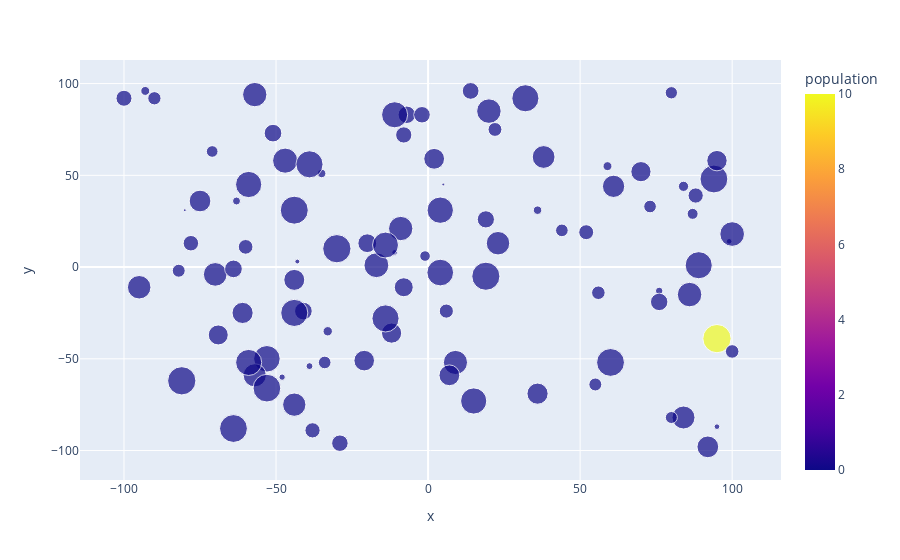

Notebook code cell kept with this figure:
### Markdown cell above
Now we can create and visualize our universum.

### Code cell
universum = Universum(100)

universum.visualize()

### Figure 1 — Plotly figure (JSON) as saved in the notebook; plotly's stock layout.template omitted (floating-point values rounded to 4 significant figures)
{"data": [{"customdata": [["Terra"], ["06ACYB"], ["FTVECP"], ["GZRK3I"], ["SNJCBU"], ["YXZR4A"], ["X1CRA4"], ["X93LKZ"], ["QU5ZI4"], ["Z6XAQW"], ["30Y0RE"], ["ZAW4TA"], ["6PJFGV"], ["UZWTB7"], ["F12U2O"], ["LRG5WZ"], ["X53DNZ"], ["QWGZHI"], ["TAPV47"], ["WLSL33"], ["F9QMHZ"], ["EQL5DV"], ["CMNDUV"], ["LOAT4S"], ["DK57MG"], ["U8JC8Z"], ["STXMZY"], ["MFIR3I"], ["8XC3BB"], ["VDF4SC"], ["LJ804R"], ["IY7S93"], ["NK8MKS"], ["TQKVMX"], ["OCUKND"], ["BFPGL0"], ["5X6KI5"], ["ANLB61"], ["FJ8HMF"], ["HE5WXK"], ["49Z3NF"], ["AKNVQT"], ["WSYSCX"], ["IVQQ9F"], ["FLLVAV"], ["N1U4A9"], ["UOQ1BW"], ["D7UTDD"], ["8026HI"], ["HZBKUP"], ["M7V194"], ["WIOROG"], ["5RLXQN"], ["DX1O5N"], ["1TYAOF"], ["39VKNP"], ["SEIONA"], ["BVYFOL"], ["OO8JSK"], ["JU2Z54"], ["IHNC6X"], ["BJTEDO"], ["9MWXNL"], ["HB17VN"], ["TQF2JM"], ["HVUPPB"], ["4WYB4P"], ["CMP9H7"], ["V0ZHD9"], ["9YFXZ6"], ["LAL9AT"], ["ABAG68"], ["8IGHQS"], ["CC9A6A"], ["S13SFX"], ["KDYYII"], ["HAH9I0"], ["67U7VF"], ["U6OSQ2"], ["V1P7KT"], ["T8OG42"], ["1ZHBRM"], ["YENXCB"], ["81QCQ3"], ["QJNFBB"], ["VLSRBU"], ["BLT9VI"], ["6KRJ7K"], ["O5QRVK"], ["KERT61"], ["IX1086"], ["WR9K0S"], ["6E1R2F"], ["13I34C"], ["YF2ZOO"], ["WJZ5J2"], ["PLDXY5"], ["NS7I9N"], ["91THCK"], ["HC5CJF"]], "hoverlabel": {"namelength": 0}, "hovertemplate": "x=%{x}<br>y=%{y}<br>habitability=%{marker.size}<br>name=%{customdata[0]}<br>population=%{marker.color}", "legendgroup": "", "marker": {"color": [10, 0, 0, 0, 0, 0, 0, 0, 0, 0, 0, 0, 0, 0, 0, 0, 0, 0, 0, 0, 0, 0, 0, 0, 0, 0, 0, 0, 0, 0, 0, 0, 0, 0, 0, 0, 0, 0, 0, 0, 0, 0, 0, 0, 0, 0, 0, 0, 0, 0, 0, 0, 0, 0, 0, 0, 0, 0, 0, 0, 0, 0, 0, 0, 0, 0, 0, 0, 0, 0, 0, 0, 0, 0, 0, 0, 0, 0, 0, 0, 0, 0, 0, 0, 0, 0, 0, 0, 0, 0, 0, 0, 0, 0, 0, 0, 0, 0, 0, 0], "coloraxis": "coloraxis", "size": [100, 44, 88, 4, 73, 59, 69, 51, 67, 37, 56, 99, 68, 75, 38, 6, 89, 45, 87, 92, 97, 69, 11, 32, 0, 29, 27, 25, 76, 52, 21, 3, 85, 66, 4, 77, 96, 62, 50, 35, 20, 86, 4, 10, 18, 79, 86, 34, 1, 9, 14, 23, 30, 59, 51, 74, 54, 29, 34, 85, 84, 74, 5, 28, 100, 7, 65, 92, 21, 20, 20, 97, 100, 9, 54, 92, 92, 23, 8, 70, 1, 39, 15, 24, 38, 53, 33, 75, 39, 92, 19, 97, 56, 13, 22, 55, 10, 17, 39, 98], "sizemode": "area", "sizeref": 0.25, "symbol": "circle"}, "mode": "markers", "name": "", "showlegend": false, "type": "scatter", "x": [95, -20, -53, 99, 9, 92, -95, 70, -57, 19, 36, 19, -44, 86, -7, -39, 4, -8, 4, 32, 94, 23, -33, -100, -81, -38, -60, 6, 100, 95, -82, -43, -11, 84, 95, -17, -53, 61, -69, 14, 73, -59, -11, -93, 80, -47, 15, -29, 5, -35, -1, 56, -78, -75, -12, -9, 7, 88, -2, -59, -14, -57, -48, 52, -81, 76, 38, -39, 55, 44, -34, -64, -30, 36, 2, 89, -14, 100, -63, -70, -80, -64, 87, 22, 76, -21, -8, 20, -41, -44, 80, 60, -61, 84, -90, -44, 59, -71, -51, -44], "xaxis": "x", "y": [-39, 13, -50, 14, -52, -98, -11, 52, -59, 26, -69, -5, -75, -15, 83, -54, -3, -11, 31, 92, 48, 13, -35, 92, 82, -89, 11, -24, 18, 58, -2, 3, 83, -82, -87, 1, -66, 44, -37, 96, 33, 45, 8, 96, -82, 58, -73, -96, 45, 51, 6, -14, 13, 36, -36, 21, -59, 39, 83, -52, 12, 94, -60, 19, -62, -13, 60, 56, -64, 20, -52, -88, 10, 31, 59, 1, -28, -46, 36, -4, 31, -1, 29, 75, -19, -51, 72, 85, -24, -25, 95, -52, -25, 44, 92, -7, 55, 63, 73, 31], "yaxis": "y"}], "layout": {"coloraxis": {"colorbar": {"title": {"text": "population"}}, "colorscale": [[0, "#0d0887"], [0.1111, "#46039f"], [0.2222, "#7201a8"], [0.3333, "#9c179e"], [0.4444, "#bd3786"], [0.5556, "#d8576b"], [0.6667, "#ed7953"], [0.7778, "#fb9f3a"], [0.8889, "#fdca26"], [1, "#f0f921"]]}, "legend": {"itemsizing": "constant", "tracegroupgap": 0}, "margin": {"t": 60}, "xaxis": {"anchor": "y", "domain": [0, 1], "title": {"text": "x"}}, "yaxis": {"anchor": "x", "domain": [0, 1], "title": {"text": "y"}}}}
